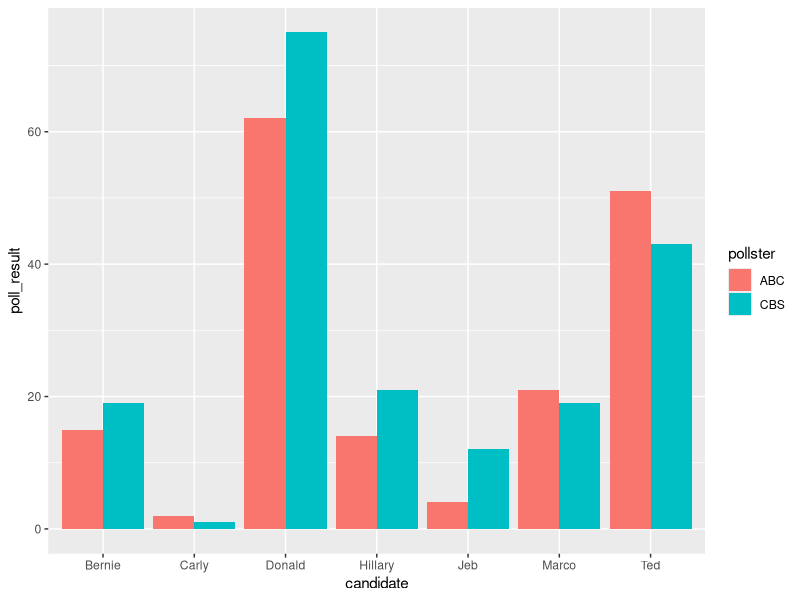

Write R code to recreate this figure.
library(ggplot2)

candidate  = c("Jeb", "Donald", "Ted", "Marco", "Carly", "Hillary", "Bernie")
abc_polls = c(4, 62, 51, 21, 2, 14, 15)
cbs_polls = c(12, 75, 43, 19, 1, 21, 19)

abc_df <- data.frame(candidate = candidate,
                     poll_result = abc_polls,
                     pollster = "ABC")

cbs_df <- data.frame(candidate = candidate,
                     poll_result = cbs_polls,
                     pollster = "CBS")

df <- rbind(abc_df, cbs_df)

plot <- ggplot(df, aes(x = candidate, y = poll_result, fill = pollster)) +
  geom_bar(stat = "identity", position = "dodge")

plot